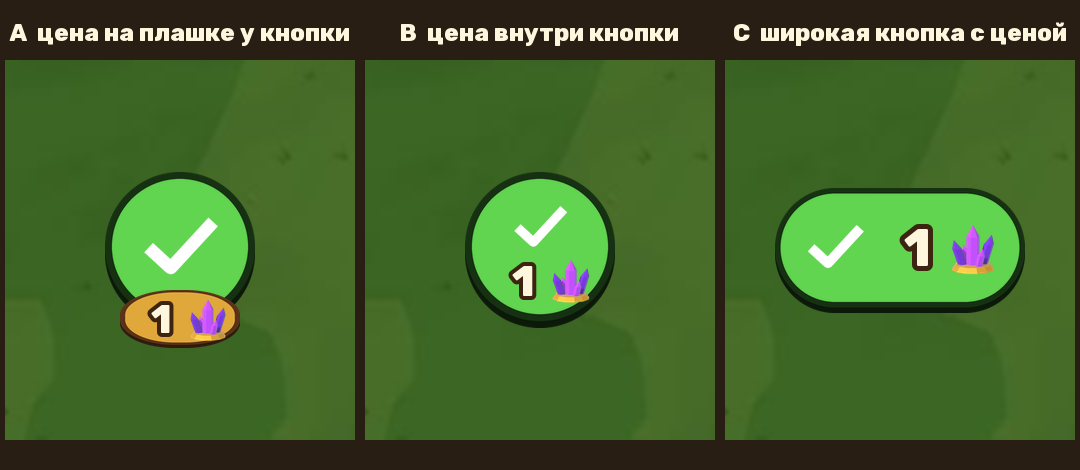
#> input picture Design/ui/MovePrice_Concepts.png, 1080 x 470 px
$ python move_price_concept.py ../../Design/ui/MovePrice_Concepts.png
#> lines starting #> are read from the running program, lines starting #| are printed output that depends on the picture
"""Concepts for the move price ON the ✓ button (the user, 2026-11-18: «цена перемещения в 1 кристалл плохо видна
под кнопкой, нужно разместить где-то на ней (покажи концепт)»). Three looks over the user's own screenshot's grass,
the real HUD pieces (Classic round_tint tinted green, Hud_Check, the crystal icon, pill_gold):

    python Tools/ui/move_price_concept.py <screenshot.png>   ->  Design/ui/MovePrice_Concepts.png
"""
import os
import sys

from PIL import Image, ImageDraw, ImageFilter, ImageFont

R = os.path.dirname(os.path.dirname(os.path.dirname(os.path.abspath(__file__)))) + '/'
SKIN = R + 'Assets/_Project/Resources/HudSkins/Classic/'
FONT = R + 'Assets/_Project/Resources/Fonts/Rubik-ExtraBold.ttf'
GREEN = (78, 170, 64)
INK = (60, 36, 16)
CREAM = (255, 246, 222)


def font(size):
    return ImageFont.truetype(FONT, size)


def tinted(path, colour, size):
    im = Image.open(path).convert('RGBA').resize(size, Image.LANCZOS)
    r, g, b, a = im.split()
    grey = Image.merge('RGB', (r, g, b)).convert('L')
    col = Image.new('RGB', im.size, colour)
    shade = Image.merge('RGB', [grey.point(lambda v, c=c: int(c * v / 255 * 1.25)) for c in colour])
    out = Image.merge('RGBA', (*shade.split(), a))
    return out


def icon(path, size):
    return Image.open(path).convert('RGBA').resize((size, size), Image.LANCZOS)


def stroked(d, xy, text, size, fill=CREAM, stroke=INK, anchor='mm'):
    d.text(xy, text, font=font(size), fill=fill, stroke_width=max(2, size // 9), stroke_fill=stroke, anchor=anchor)


def button(size=150):
    b = tinted(SKIN + 'round_tint.png', GREEN, (size, int(size * 226 / 216)))
    return b


def look_a(bg, cx, cy):
    """A: the ✓ as now, the price on a gold pill sitting ON the lower rim of the button."""
    b = button()
    bg.alpha_composite(b, (cx - b.width // 2, cy - b.height // 2))
    chk = icon(R + 'Assets/_Project/UI/Glyphs/Hud_Check.png', 92)
    bg.alpha_composite(chk, (cx - 46, cy - 52))
    pill = Image.open(R + 'Assets/_Project/UI/Skin/pill_gold.png').convert('RGBA').resize((120, 58), Image.LANCZOS)
    bg.alpha_composite(pill, (cx - 60, cy + 40))
    d = ImageDraw.Draw(bg)
    stroked(d, (cx - 18, cy + 69), '1', 40)
    bg.alpha_composite(icon(R + 'Assets/_Project/UI/Icons/Res_UpgradeCrystal.png', 52), (cx + 2, cy + 42))


def look_b(bg, cx, cy):
    """B: inside the button -- a smaller ✓ on top, «1 💎» under it."""
    b = button()
    bg.alpha_composite(b, (cx - b.width // 2, cy - b.height // 2))
    chk = icon(R + 'Assets/_Project/UI/Glyphs/Hud_Check.png', 66)
    bg.alpha_composite(chk, (cx - 33, cy - 58))
    d = ImageDraw.Draw(bg)
    stroked(d, (cx - 16, cy + 30), '1', 44)
    bg.alpha_composite(icon(R + 'Assets/_Project/UI/Icons/Res_UpgradeCrystal.png', 54), (cx + 4, cy + 2))


def look_c(bg, cx, cy):
    """C: a wide green pill: ✓ and «1 💎» side by side, «Перенести» above it."""
    w, h = 250, 120
    pill = tinted(SKIN + 'round_tint.png', GREEN, (h, int(h * 226 / 216)))
    left = pill.crop((0, 0, h // 2, pill.height))
    right = pill.crop((h // 2, 0, h, pill.height))
    mid = pill.crop((h // 2 - 2, 0, h // 2 + 2, pill.height)).resize((w - h, pill.height))
    y = cy - pill.height // 2
    bg.alpha_composite(left, (cx - w // 2, y))
    bg.alpha_composite(mid, (cx - w // 2 + h // 2, y))
    bg.alpha_composite(right, (cx + w // 2 - h // 2, y))
    bg.alpha_composite(icon(R + 'Assets/_Project/UI/Glyphs/Hud_Check.png', 70), (cx - 100, cy - 40))
    d = ImageDraw.Draw(bg)
    stroked(d, (cx + 18, cy - 2), '1', 52)
    bg.alpha_composite(icon(R + 'Assets/_Project/UI/Icons/Res_UpgradeCrystal.png', 62), (cx + 42, cy - 34))


def main():
    shot = Image.open(sys.argv[1]).convert('RGBA')
    tile = shot.crop((80, 330, 420, 520)).resize((340 * 2, 190 * 2)).filter(ImageFilter.GaussianBlur(2))
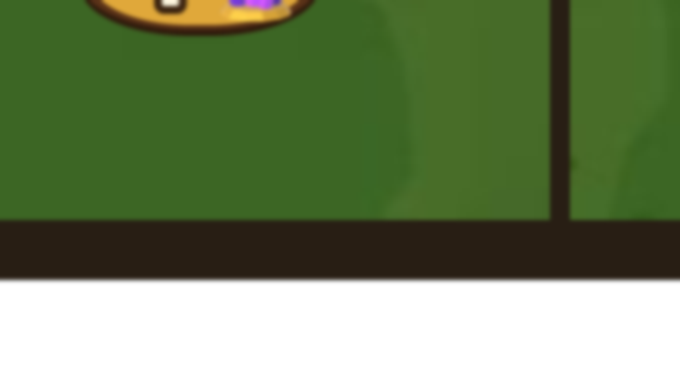
#> tile: PIL image 680x380 RGBA; mean R, G, B, A 45.1, 64, 25, 187.9; transparent parts drawn white
    W, H = 3 * 360, 470
    out = Image.new('RGBA', (W, H), (40, 30, 20, 255))
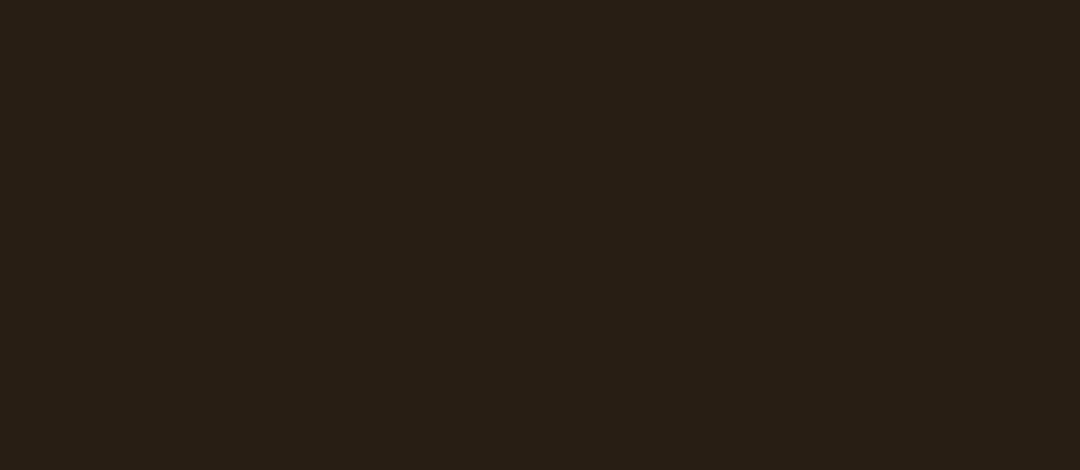
#> out: PIL image 1080x470 RGBA; mean R, G, B, A 40, 30, 20, 255
    d = ImageDraw.Draw(out)
    for i, (name, fn) in enumerate((('A  цена на плашке у кнопки', look_a), ('B  цена внутри кнопки', look_b),
                                    ('C  широкая кнопка с ценой', look_c))):
        x0 = i * 360
        out.alpha_composite(tile.crop((0, 0, 350, 400)), (x0 + 5, 60))
        d.text((x0 + 180, 32), name, font=font(24), fill=CREAM, anchor='mm')
        fn(out, x0 + 180, 250)
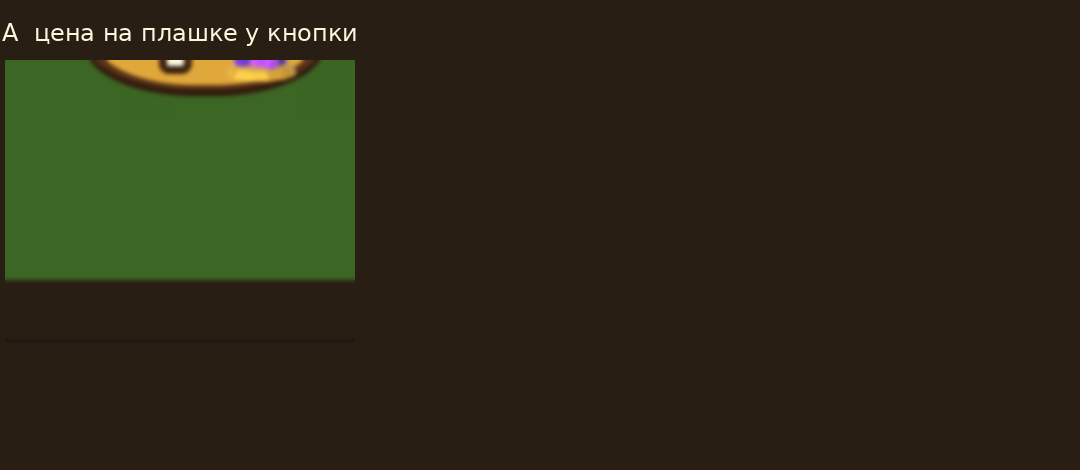
#> out: PIL image 1080x470 RGBA; mean R, G, B, A 44.8, 41.6, 23.2, 255
    path = R + 'Design/ui/MovePrice_Concepts.png'
    out.convert('RGB').save(path)
    print('wrote', path)


#> (the run stopped early here; a loop or call above may not have finished)

$ run again, with Design/ui/Diplomacy_11_Hall_Razed.png copied over Design/ui/MovePrice_Concepts.png
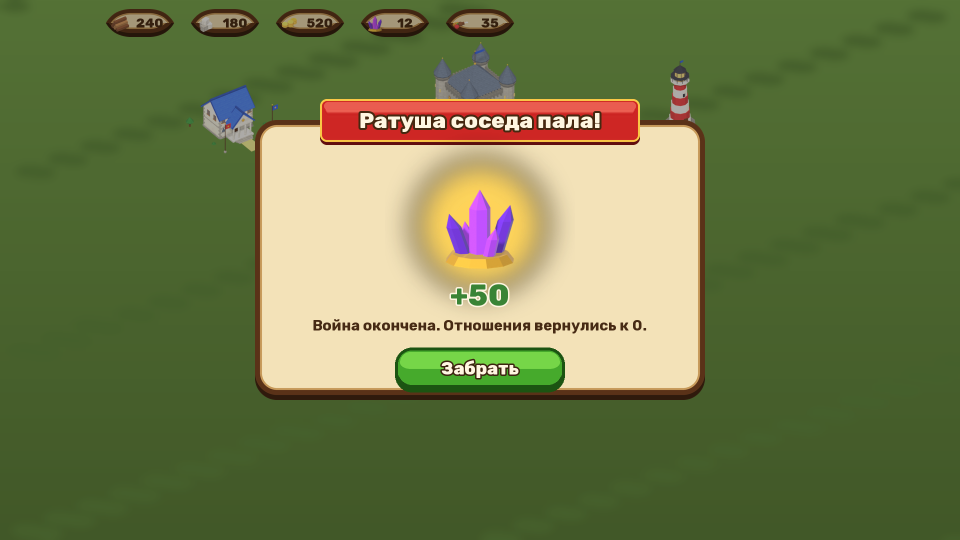
#> input picture Design/ui/Diplomacy_11_Hall_Razed.png, 1920 x 1080 px (shown at 1/2 size)
#> in main, `tile = shot.crop((80, 330, 420, 520)).resize((340 * 2, 190 * 2)).filte..`:
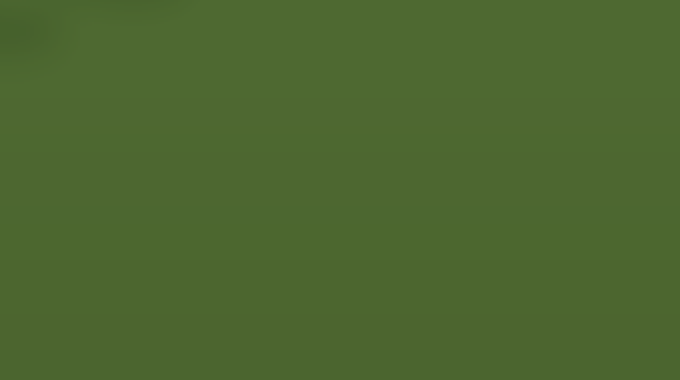
#> tile: PIL image 680x380 RGBA; mean R, G, B, A 76.7, 103, 47.8, 255
#> after the loop in main, `for i, (name, fn) in enumerate((('A  цена на плашке у кнопки', look_a)..`:
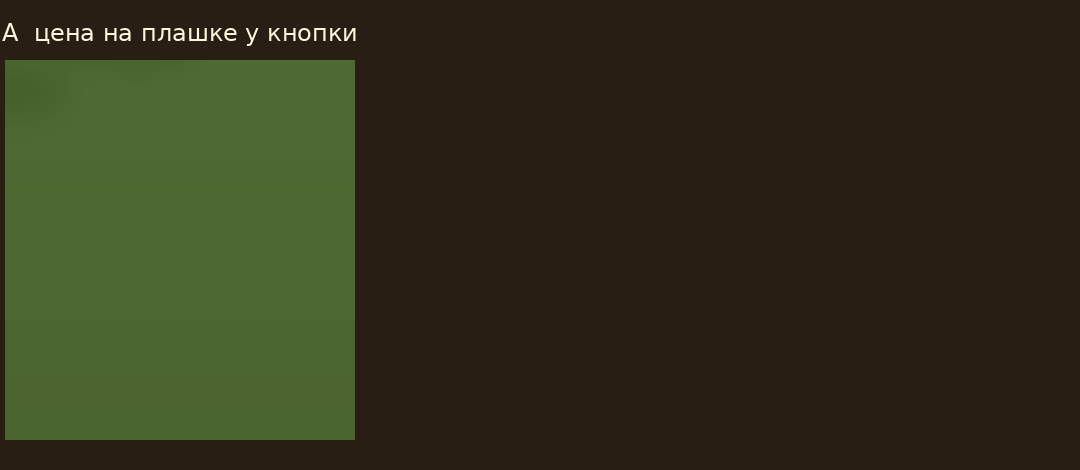
#> out: PIL image 1080x470 RGBA; mean R, G, B, A 50.2, 49.8, 27.9, 255
